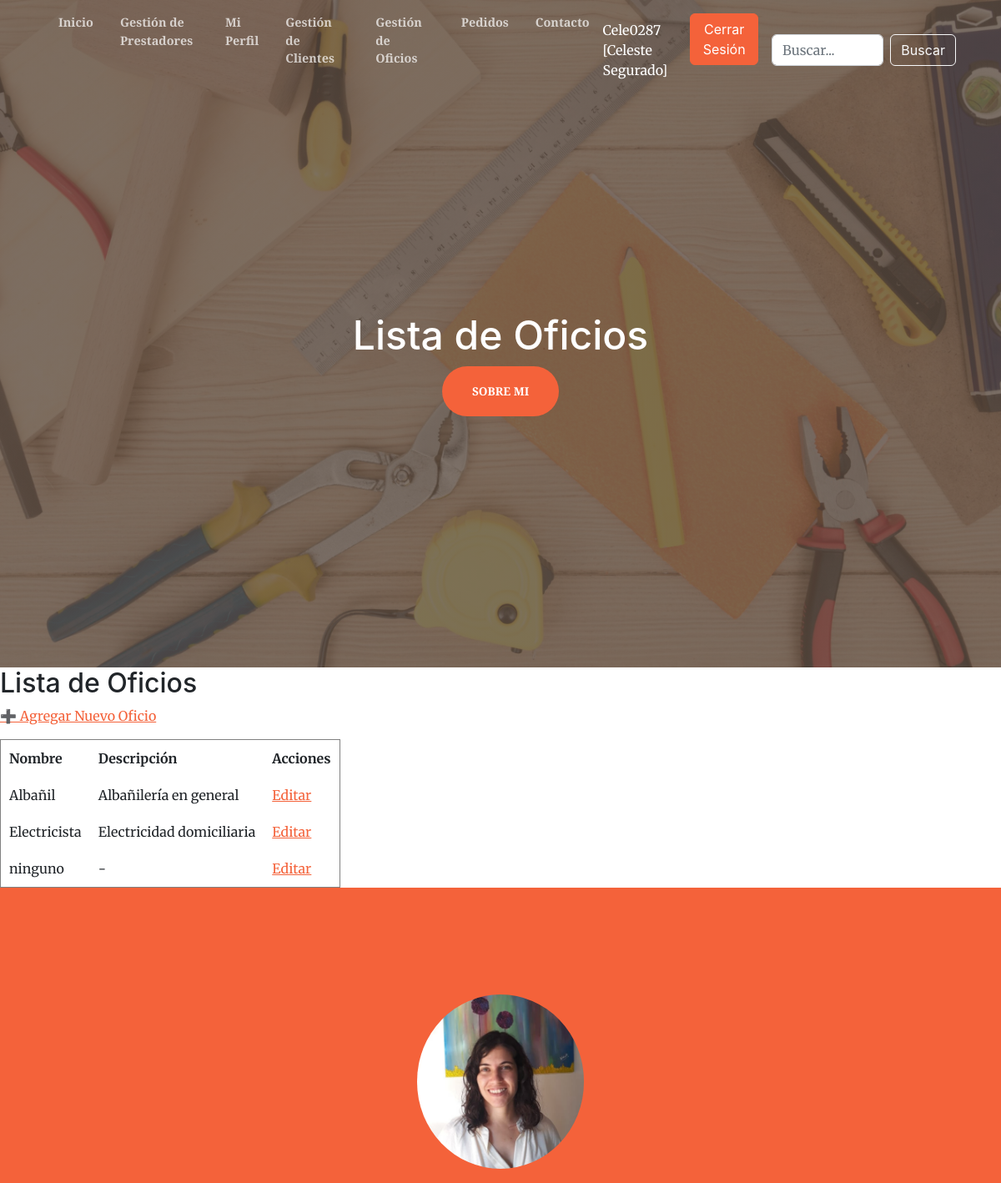
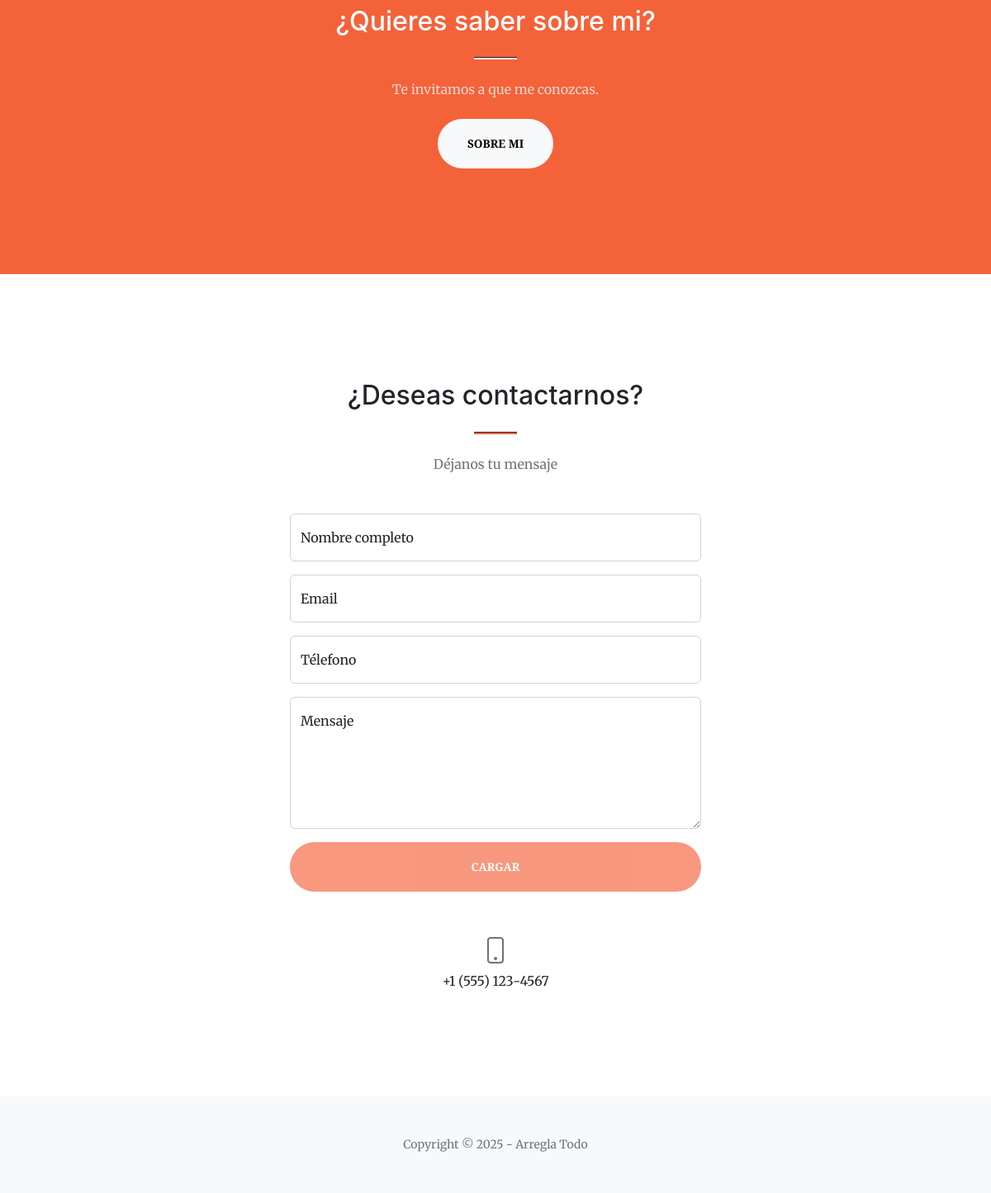
Page /oficios/ (signed in) on the committed database (2 pictures, top to bottom).
### ArreglaTodo/models.py (models this page shows, shortened)
class Oficio(models.Model):
    nombre = models.CharField(max_length=100, unique=True)
    descripcion = models.TextField()
    class Meta:
        verbose_name = "Oficio"
        verbose_name_plural = "Oficios"
        ordering = ['nombre']

### ArreglaTodo/views.py (the view)
# urls.py: path('oficios/', listar_oficios, name='oficio-list'),
@login_required
def listar_oficios(request):
    oficios = Oficio.objects.all()
    return render(request, 'entidades/oficio_list.html', {'oficios': oficios})

### ArreglaTodo/templates/entidades/oficio_list.html
{% extends 'entidades/index.html' %}
{% load static %}
{% block titulo %}
    <h1 class="text-white font-weight-bold">Lista de Oficios</h1>
{% endblock titulo %}
{% block contenido %}
    <h2>Lista de Oficios</h2>
    <p>
        <a href="{% url 'arreglatodo:oficio-crear' %}">➕ Agregar Nuevo Oficio</a>
    </p>
    {% if oficios %}
        <table border="1" cellpadding="10">
            <thead>
                <tr>
                    <th>Nombre</th>
                    <th>Descripción</th>
                    <th>Acciones</th>
                </tr>
            </thead>
            <tbody>
                {% for oficio in oficios %}
                <tr>
                    <td>{{ oficio.nombre }}</td>
                    <td>{{ oficio.descripcion|default:"Sin descripción" }}</td>
                    <td>
                        <a href="{% url 'arreglatodo:oficio-editar' pk=oficio.pk %}">Editar</a>
                    </td>
                </tr>
                {% endfor %}
            </tbody>
        </table>
    {% else %}
        <p>No hay oficios registrados.</p>
    {% endif %}
{% endblock contenido %}

### ArreglaTodo/templates/entidades/index.html (shortened to what this page needs)
<!DOCTYPE html>
<html lang="es">
    <head>
        {% load static %}
        <link href="https://cdn.jsdelivr.net/npm/bootstrap-icons@1.5.0/font/bootstrap-icons.css" rel="stylesheet" />
        <link href="https://cdnjs.cloudflare.com/ajax/libs/SimpleLightbox/2.1.0/simpleLightbox.min.css" rel="stylesheet" />
        <link href="{% static 'css/styles.css' %}" rel="stylesheet" />
    </head>
    <body id="page-top">
        <nav class="navbar navbar-expand-lg navbar-light fixed-top py-3" id="mainNav">
            <div class="container px-4 px-lg-7">
                <div class="collapse navbar-collapse" id="navbarResponsive">
                    <ul class="navbar-nav ms-auto my-2 my-lg-0">
                        <li class="nav-item"><a class="nav-link" href="{% url 'arreglatodo:home' %}">Inicio</a></li>
                        {% if user.is_staff %}
                        <li class="nav-item"><a class="nav-link" href="{% url 'arreglatodo:prestadores-admin' %}">Gestión de Prestadores</a></li>
                        {% endif %}
                        {% if user.is_authenticated %}
                            <li class="nav-item"><a class="nav-link" href="{% url 'arreglatodo:usuario-list' %}">Mi Perfil</a></li>
                            <li class="nav-item"><a class="nav-link" href="{% url 'arreglatodo:cliente-list' %}">Gestión de Clientes</a></li>
                            <li class="nav-item"><a class="nav-link" href="{% url 'arreglatodo:oficio-list' %}">Gestión de Oficios</a></li>
                            <li class="nav-item"><a class="nav-link" href="{% url 'arreglatodo:trabajo-pedido-list' %}">Pedidos</a></li>
                            <li class="nav-item"><a class="nav-link" href="#contact">Contacto</a></li>
                            <span style="color:white" class="navbar-text me-3">
                            {{user.username}} <br>[{{user.first_name}} {{user.last_name}}]</span>
                            <form action="{% url 'arreglatodo:logout' %}" method="post">
                                <button type="submit" class="btn btn-primary">Cerrar Sesión</button>
                            </form>
                        {% else %}
                            <a class="btn btn-primary" href="{% url 'arreglatodo:login' %}">Iniciar Sesión</a>
                            <a class="btn btn-primary" href="{% url 'arreglatodo:register' %}">Registrarse</a>
                        {% endif %}
                    </ul>
                    {% if user.is_authenticated %}
                    <form class="d-flex ms-3" action="{% url 'arreglatodo:encontrar-cliente' %}" method="get">
                        <input class="form-control me-2" type="search" placeholder="Buscar..." aria-label="Buscar" name="Buscar">
                        <button class="btn btn-outline-light" type="submit">Buscar</button>
                    </form>
                    {% endif %}
                </div>
            </div>
        </nav>
        <header class="masthead">
            <div class="container px-4 px-lg-5 h-100">
                <div class="row gx-4 gx-lg-5 h-100 align-items-center justify-content-center text-center">
                    <div class="col-lg-8 align-self-end">
                        {% block titulo %}{% endblock titulo %}
                    </div>
                    <div class="col-lg-8 align-self-baseline">
                        <a class="btn btn-primary btn-xl" href="#about">Sobre mi</a>
                    </div>
                </div>
            </div>
        </header>
        {% block contenido %}
        {% endblock contenido %}
        <section class="page-section bg-primary" id="about">
            <div class="container px-4 px-lg-5">
                <div class="row gx-4 gx-lg-5 justify-content-center">
                    <div class="col-lg-8 text-center">
                        <img src="{% static 'assets/img/yo.png' %}"
                     alt="Foto de Celeste"
                     class="img-fluid rounded-circle mb-4"
                     style="max-width: 200px;">
                        <h2 class="text-white mt-0">¿Quieres saber sobre mi?</h2>
                        <hr class="divider divider-light" />
                        <p class="text-white-75 mb-4">Te invitamos a que me conozcas.</p>
                        <a class="btn btn-light btn-xl" href="{% url 'arreglatodo:sobre-nosotros' %}">Sobre mi</a>
                    </div>
                </div>
            </div>
        </section>
        <section class="page-section" id="contact">
            <div class="container px-4 px-lg-5">
                <div class="row gx-4 gx-lg-5 justify-content-center">
                    <div class="col-lg-8 col-xl-6 text-center">
                        <h2 class="mt-0">¿Deseas contactarnos?</h2>
                        <hr class="divider" />
                        <p class="text-muted mb-5">Déjanos tu mensaje</p>
                    </div>
                </div>
                <div class="row gx-4 gx-lg-5 justify-content-center mb-5">
                    <div class="col-lg-6">
                        <form id="contactForm" data-sb-form-api-token="API_TOKEN">
                            <div class="form-floating mb-3">
                                <input class="form-control" id="name" type="text" placeholder="Enter your name..." data-sb-validations="required" />
                                <label for="name">Nombre completo</label>
                            </div>
                            <div class="form-floating mb-3">
                                <input class="form-control" id="email" type="email" placeholder="name@example.com" data-sb-validations="required,email" />
                                <label for="email">Email</label>
                            </div>
                            <div class="form-floating mb-3">
                                <input class="form-control" id="phone" type="tel" placeholder="(123) 456-7890" data-sb-validations="required" />
                                <label for="phone">Télefono</label>
                            </div>
                            <div class="form-floating mb-3">
                                <textarea class="form-control" id="message" type="text" placeholder="Enter your message here..." style="height: 10rem" data-sb-validations="required"></textarea>
                                <label for="message">Mensaje</label>
                            </div>
                            <div class="d-grid"><button class="btn btn-primary btn-xl disabled" id="submitButton" type="submit">Cargar</button></div>
                        </form>
                    </div>
                </div>
                <div class="row gx-4 gx-lg-5 justify-content-center">
                    <div class="col-lg-4 text-center mb-5 mb-lg-0">
                        <i class="bi-phone fs-2 mb-3 text-muted"></i>
                        <div>+1 (555) 123-4567</div>
                    </div>
                </div>
            </div>
        </section>
        <footer class="bg-light py-5">
            <div class="container px-4 px-lg-5"><div class="small text-center text-muted">Copyright &copy; 2025 - Arregla Todo</div></div>
        </footer>
    </body>
</html>

### rows in the picture
Oficio: nombre "Albañil", descripcion "Albañilería en general"
Oficio: nombre "Electricista", descripcion "Electricidad domiciliaria"
Oficio: nombre "ninguno", descripcion "-"

### other values in the picture
{{ user.username }} "Cele0287"
{{ user.first_name }} "Celeste"
{{ user.last_name }} "Segurado"
